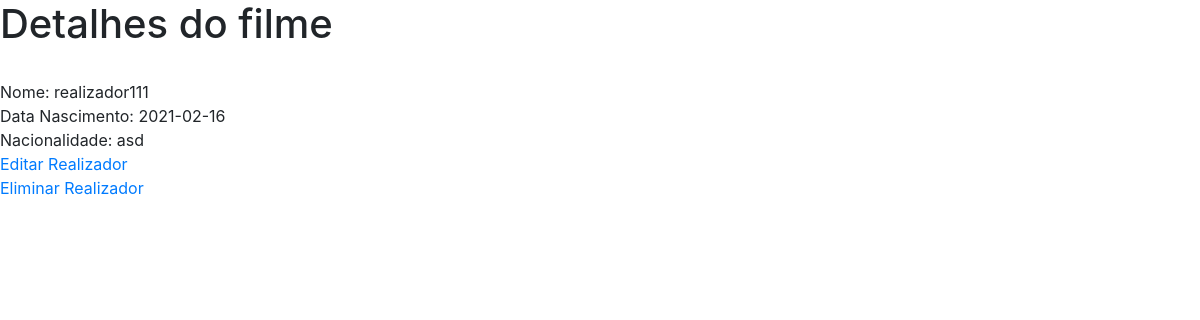
/projeto-filmes/realizador_show.php?realizador=3 (signed in), run on the app's committed database.
### tables this page shows
CREATE TABLE `realizadores` (
  `id_realizador` int(11) NOT NULL,
  `nome` varchar(50) NOT NULL,
  `nacionalidade` varchar(20) NOT NULL,
  `data_nascimento` date NOT NULL
);

### projeto-filmes/realizador_show.php (the view, shortened to what this page needs)
<?php
include "css.php";
    if($_SESSION['login']== "correto" && isset($_SESSION['login'])){
        if($_SERVER['REQUEST_METHOD']=="GET"){
            $idRealizador=$_GET['realizador'];
            $con = new mysqli("localhost","root","","filmes");
            if($con->connect_errno!=0){
                echo 'Occoreu um erro no acesso à base de dados. <br>'.$con->connect_error;
                exit();
            }
            else{
                $sql = 'select * from realizadores where id_realizador = ?';
                $stm = $con->prepare($sql);
                if($stm!=false){
                    $stm->bind_param('i',$idRealizador);
                    $stm->execute();
                    $res=$stm->get_result();
                    $livro = $res->fetch_assoc();
                }
            }
        }
        ?>
<!DOCTYPE html>
<html>
<head>
</head>
<body>
<h1>Detalhes do filme</h1>
<?php
    if(isset($livro)){
        echo '<br>';
        echo "Nome: ".$livro['nome'];
        echo '<br>';
        echo "Data Nascimento: ".$livro['data_nascimento'];
        echo '<br>';
        echo "Nacionalidade: ".$livro['nacionalidade'];
        echo '<br>';
    }
    else{
        echo '<h2>Parece que o filme selecionado não existe. <br>Confirme a sua seleção.</h2>';
    }
    echo '<a href="realizador_edit.php?realizador='.$livro['id_realizador'].'">Editar Realizador</a><br>';
    echo '<a href="realizador_delete.php?realizador='.$livro['id_realizador'].'">Eliminar Realizador</a>';
?>
</body>
</html>
<?php
    }
    else{
        echo "Precisa estar logado.<br>";
        echo "A ser redirecionado para a pagina de login";
        header("refresh:5; url=login.php");
    }
?>

### data on the page
realizadores: nome "realizador111", data_nascimento "2021-02-16", nacionalidade "asd"
